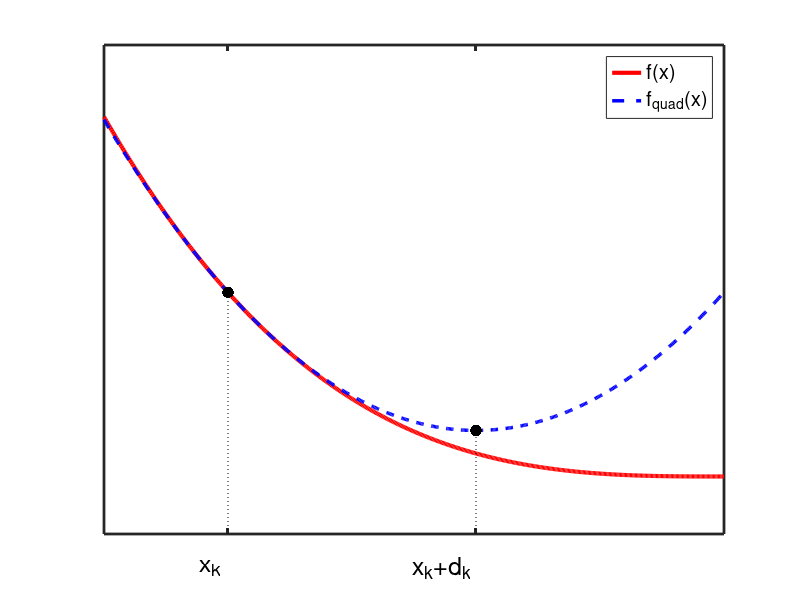

The MATLAB script that drew this image: (Note: this script raises an error after producing the figure.)
%% Illustration of a function g and its second order approximation.
%
%%
function newtonsMethodMinQuad


figure(); hold on; 
xmin   = -5;  xmax = 0;
ymin   = -20; ymax = 150;
domain = xmin:0.01:xmax;
f = @(x) -x.^3;  
Xk = -4;         
f1 = @(x) -3*x.^2;
f2 = @(x) -6*x;
t = @(x) f(Xk) + f1(Xk)*(x - Xk) + (1/2)*f2(Xk)*(x - Xk).^2;
[val, minNDX] = min(t(domain));
minimum = domain(minNDX);
h1 = plot(domain, f(domain), '-r' , 'LineWidth', 3);
h2 = plot(domain, t(domain), '--b', 'LineWidth', 2.5);
legend([h1, h2], {'f(x)', 'f_{quad}(x)'}, 'Location', 'NorthEast');
plot(Xk, f(Xk), '.k', 'MarkerSize', 25);
plot([Xk, Xk], [ymin, f(Xk)], ':k');
plot(minimum, t(minimum), '.k', 'MarkerSize', 25);
plot([minimum, minimum], [ymin, t(minimum)], ':k');
%% x^(k)
annotation(gcf,'textbox'        , [0.25 0 0.09946 0.11]  , ...
               'String'         , {'x_{k}'}              , ...
               'FontSize'       , 18                     , ...
               'FitBoxToText'   , 'off'                  , ...
               'LineStyle'      , 'none'                 );
%% x^(k) + v^(k)
annotation(gcf,'textbox'        ,[0.515 0 0.09946 0.11]  , ...
               'String'         ,{'x_{k}+d_{k}'}         , ... 
               'FontSize'       ,18                      , ...
               'FitBoxToText'   ,'off'                   , ...
               'LineStyle'      ,'none'                  );
axis([xmin, xmax, ymin, ymax]);
set(gca, 'XTick'      , [Xk, minimum], ...
         'XTickLabel' , {'', ''}     , ...
         'YTick'      , []           , ...
         'FontSize'   , 16           , ...
         'Box'        , 'on'         , ...
         'LineWidth'  , 2            );
printPmtkFigure('newtonsMethodMinQuad');

end
